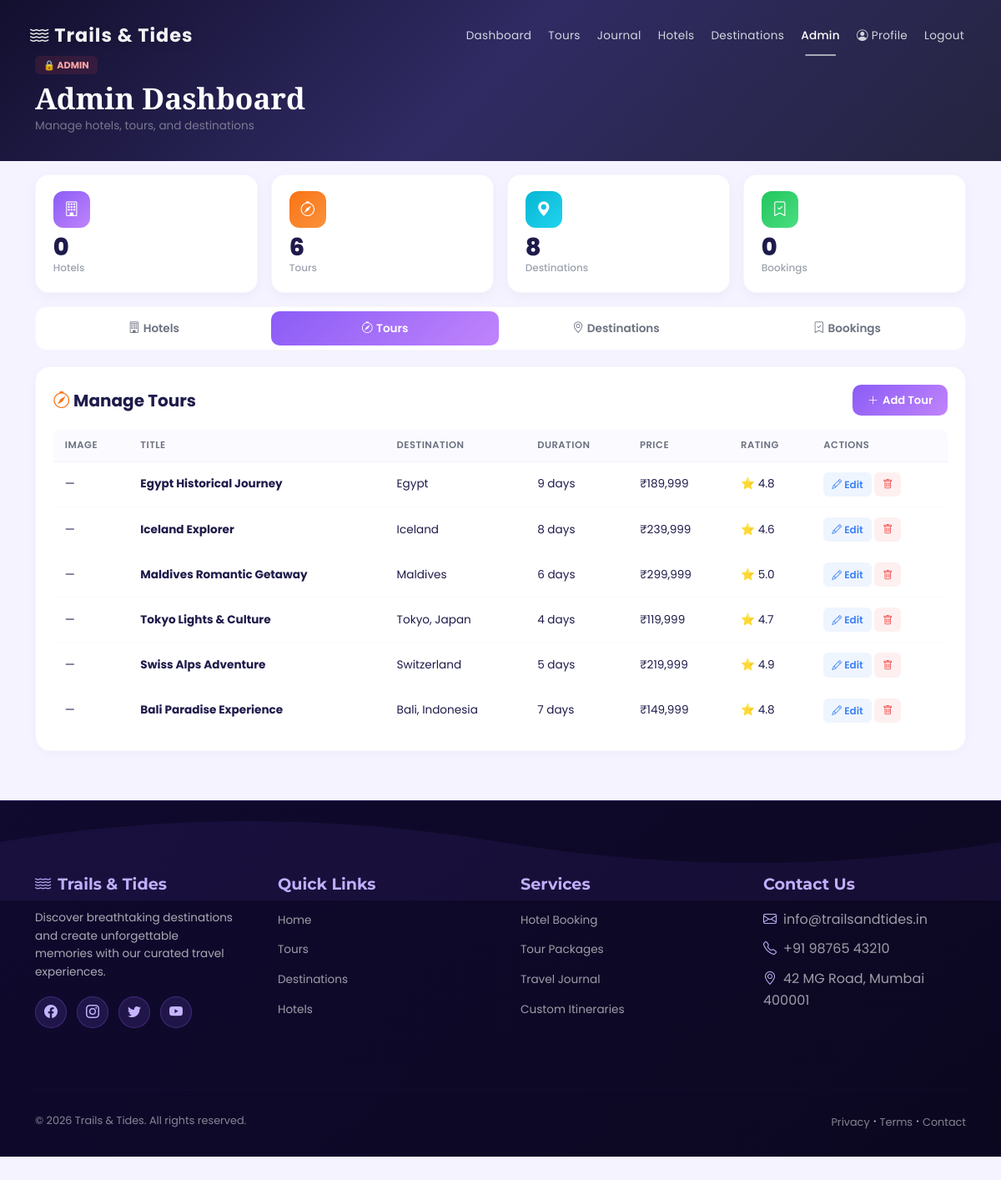
Page /admin.php?tab=tours (signed in) on the committed database.
### tables this page shows
CREATE TABLE IF NOT EXISTS tours (
    id INT AUTO_INCREMENT PRIMARY KEY,
    title VARCHAR(200) NOT NULL,
    description TEXT,
    destination VARCHAR(100),
    duration INT DEFAULT 5,
    price DECIMAL(12,2),
    original_price DECIMAL(12,2),
    image_url VARCHAR(500),
    rating DECIMAL(2,1) DEFAULT 4.5,
    reviews INT DEFAULT 0,
    tag VARCHAR(50),
    group_type VARCHAR(50),
    inclusions TEXT,
    created_at TIMESTAMP DEFAULT CURRENT_TIMESTAMP
);

### admin.php (the view, shortened to what this page needs)
<?php
include 'includes/db.php';
$conn->query("CREATE TABLE IF NOT EXISTS hotels (
    id INT AUTO_INCREMENT PRIMARY KEY,
    name VARCHAR(200) NOT NULL,
    destination VARCHAR(100),
    description TEXT,
    price_per_night DECIMAL(12,2),
    original_price DECIMAL(12,2),
    rating DECIMAL(2,1) DEFAULT 4.5,
    image_url VARCHAR(500),
    created_at TIMESTAMP DEFAULT CURRENT_TIMESTAMP
)");
$hotels = $conn->query("SELECT * FROM hotels ORDER BY id DESC");
$tours  = $conn->query("SELECT * FROM tours ORDER BY id DESC");
$dests  = $conn->query("SELECT * FROM destinations ORDER BY id DESC");
$hotel_count = $hotels ? $hotels->num_rows : 0;
$tour_count  = $tours  ? $tours->num_rows  : 0;
$dest_count  = $dests  ? $dests->num_rows  : 0;
$booking_count = 0;
try {
    $bookings = $conn->query("SELECT b.*, u.name AS user_name, u.email AS user_email FROM bookings b JOIN users u ON b.user_id = u.id ORDER BY b.id DESC");
    $booking_count = $bookings ? $bookings->num_rows : 0;
} catch(Exception $e) {}
$active_tab = $_GET['tab'] ?? 'hotels';
?>
<?php include("includes/header.php"); ?>
<div class="admin-hero">
  <div class="container" style="position:relative; z-index:1;">
    <span style="background:rgba(239,68,68,0.12); color:#fca5a5; padding:3px 10px; border-radius:6px; font-size:0.7rem; font-weight:700;">🔒 ADMIN</span>
    <h1 style="font-family:'Playfair Display'; color:white; font-size:2.2rem; font-weight:800; margin:6px 0 2px;">Admin Dashboard</h1>
    <p style="color:rgba(255,255,255,0.4); font-size:0.85rem;">Manage hotels, tours, and destinations</p>
  </div>
</div>
<div style="background:#f5f3ff; padding:0 0 2.5rem;">
  <div class="container">
    <div class="admin-stats">
      <div class="row g-3">
        <?php
        $stats = [
          ['Hotels', $hotel_count, '#8b5cf6,#c084fc', 'bi-building'],
          ['Tours', $tour_count, '#f97316,#fb923c', 'bi-compass'],
          ['Destinations', $dest_count, '#06b6d4,#22d3ee', 'bi-geo-alt-fill'],
          ['Bookings', $booking_count, '#22c55e,#4ade80', 'bi-bookmark-check'],
        ];
        foreach($stats as $s): ?>
        <div class="col-6 col-md-3">
          <div class="admin-stat">
            <div class="admin-stat-icon" style="background:linear-gradient(135deg,<?= $s[2] ?>);"><i class="bi <?= $s[3] ?>"></i></div>
            <div class="admin-stat-num"><?= $s[1] ?></div>
            <div class="admin-stat-label"><?= $s[0] ?></div>
          </div>
        </div>
        <?php endforeach; ?>
      </div>
    </div>
    <div class="admin-tabs mt-3">
      <a href="admin.php?tab=hotels" class="admin-tab <?= $active_tab=='hotels'?'active':'' ?>"><i class="bi bi-building me-1"></i>Hotels</a>
      <a href="admin.php?tab=tours" class="admin-tab <?= $active_tab=='tours'?'active':'' ?>"><i class="bi bi-compass me-1"></i>Tours</a>
      <a href="admin.php?tab=destinations" class="admin-tab <?= $active_tab=='destinations'?'active':'' ?>"><i class="bi bi-geo-alt me-1"></i>Destinations</a>
      <a href="admin.php?tab=bookings" class="admin-tab <?= $active_tab=='bookings'?'active':'' ?>"><i class="bi bi-bookmark-check me-1"></i>Bookings</a>
    </div>
    <div class="tab-panel <?= $active_tab=='tours'?'active':'' ?>">
      <div class="admin-card">
        <div style="display:flex; justify-content:space-between; align-items:center; margin-bottom:1rem;">
          <h5 style="color:#1e1b4b; font-weight:700; margin:0;"><i class="bi bi-compass" style="color:#f97316;"></i> Manage Tours</h5>
          <button class="btn-admin-add" onclick="openModal('tourModal','add')"><i class="bi bi-plus-lg"></i> Add Tour</button>
        </div>
        <?php if($tour_count > 0): ?>
        <div style="overflow-x:auto;">
          <table class="admin-table">
            <thead><tr><th>Image</th><th>Title</th><th>Destination</th><th>Duration</th><th>Price</th><th>Rating</th><th>Actions</th></tr></thead>
            <tbody>
            <?php $tours->data_seek(0); while($t = $tours->fetch_assoc()): ?>
              <tr>
                <td><?php if($t['image_url']): ?><img src="<?= htmlspecialchars($t['image_url']) ?>" class="img-thumb" alt="" onerror="this.style.display='none'"><?php else: ?>—<?php endif; ?></td>
                <td><strong><?= htmlspecialchars($t['title']) ?></strong></td>
                <td><?= htmlspecialchars($t['destination']) ?></td>
                <td><?= $t['duration'] ?> days</td>
                <td>₹<?= number_format($t['price']) ?></td>
                <td>⭐ <?= $t['rating'] ?></td>
                <td style="white-space:nowrap;">
                  <button class="btn-edit" onclick='editTour(<?= json_encode($t) ?>)'><i class="bi bi-pencil"></i> Edit</button>
                  <a href="admin.php?tab=tours&delete_tour=<?= $t['id'] ?>" class="btn-delete" onclick="return confirm('Delete?')"><i class="bi bi-trash"></i></a>
                </td>
              </tr>
            <?php endwhile; ?>
            </tbody>
          </table>
        </div>
        <?php else: ?>
        <div class="empty-state"><i class="bi bi-compass"></i><p>No tours yet.</p></div>
        <?php endif; ?>
      </div>
    </div>
  </div>
</div>
<?php include("includes/footer.php"); ?>

### assets/css/style.css (style rules this page uses)
* { margin: 0; padding: 0; box-sizing: border-box; }
:root { --primary: #8b5cf6; --primary-light: #a78bfa; --primary-lighter: #c4b5fd; --primary-dark: #7c3aed; --primary-glow: rgba(139, 92, 246, 0.15); --secondary: #c084fc; --accent: #f97316; --accent-warm: #fb923c; --teal: #06b6d4; --indigo: #6366f1; --dark: #1e1b4b; --darker: #0f0a2e; --surface: rgba(255, 255, 255, 0.75); --surface-hover: rgba(255, 255, 255, 0.9); --surface-glass: rgba(255, 255, 255, 0.12); --surface-glass-hover: rgba(255, 255, 255, 0.2); --text: #1e1b4b; --text-muted: #6b7280; --text-light: #9ca3af; --lavender-bg: #f5f3ff; --lavender-light: #faf5ff; --border: rgba(139, 92, 246, 0.15); --border-glass: rgba(255, 255, 255, 0.2); --border-hover: rgba(139, 92, 246, 0.35); --shadow-sm: 0 1px 3px rgba(0, 0, 0, 0.05); --shadow-md: 0 4px 16px rgba(0, 0, 0, 0.08); --shadow-lg: 0 20px 50px rgba(0, 0, 0, 0.12); --shadow-glow: 0 8px 32px rgba(139, 92, 246, 0.2); --shadow-glow-lg: 0 16px 48px rgba(139, 92, 246, 0.25); --radius-sm: 10px; --radius-md: 16px; --radius-lg: 20px; --radius-xl: 28px; }
html { scroll-behavior: smooth; }
body { font-family: 'Poppins', sans-serif; background: var(--lavender-bg); color: var(--text); overflow-x: hidden; line-height: 1.6; }

### admin.php (style rules this page uses)
body { background: #f5f3ff; }
.admin-hero { background: linear-gradient(135deg, #0f0c29, #302b63, #24243e); padding: 140px 0 45px; margin-top: -76px; }
.admin-stats { margin-top: -30px; position: relative; z-index: 10; }
.admin-stat { background: white; border-radius: 16px; padding: 1.2rem 1.3rem; border: 1px solid rgba(139,92,246,0.06); box-shadow: 0 4px 16px rgba(0,0,0,0.04); }
.admin-stat-icon { width: 44px; height: 44px; border-radius: 12px; display: flex; align-items: center; justify-content: center; font-size: 1.1rem; color: white; margin-bottom: 0.6rem; }
.admin-stat-num { color: #1e1b4b; font-weight: 800; font-size: 1.8rem; line-height: 1; }
.admin-stat-label { color: #9ca3af; font-size: 0.75rem; font-weight: 500; }
.admin-tabs { display: flex; gap: 4px; background: white; border-radius: 14px; padding: 5px; border: 1px solid rgba(139,92,246,0.06); margin-bottom: 1.2rem; }
.admin-tab { flex: 1; text-align: center; padding: 10px; border-radius: 10px; font-weight: 600; font-size: 0.85rem; cursor: pointer; transition: all 0.3s; text-decoration: none; color: #6b7280; border: none; background: none; }
.admin-tab.active { background: linear-gradient(135deg, #8b5cf6, #c084fc); color: white; }
.admin-card { background: white; border-radius: 18px; padding: 1.3rem; border: 1px solid rgba(139,92,246,0.06); box-shadow: 0 2px 12px rgba(0,0,0,0.03); margin-bottom: 1.2rem; }
.admin-table { width: 100%; border-collapse: separate; border-spacing: 0; }
.admin-table thead th { background: rgba(139,92,246,0.03); color: #6b7280; font-size: 0.72rem; font-weight: 600; text-transform: uppercase; letter-spacing: 0.5px; padding: 10px 14px; border-bottom: 1px solid rgba(139,92,246,0.06); }
.admin-table thead th:first-child { border-radius: 10px 0 0 0; }
.admin-table thead th:last-child { border-radius: 0 10px 0 0; }
.admin-table tbody td { padding: 12px 14px; border-bottom: 1px solid rgba(139,92,246,0.03); color: #1e1b4b; font-size: 0.85rem; vertical-align: middle; }
.admin-table tbody tr:last-child td { border-bottom: none; }
.btn-admin-add { background: linear-gradient(135deg, #8b5cf6, #c084fc); color: white; border: none; border-radius: 10px; padding: 8px 18px; font-weight: 600; font-size: 0.82rem; cursor: pointer; display: inline-flex; align-items: center; gap: 5px; font-family: 'Poppins'; }
.btn-edit { background: rgba(59,130,246,0.08); color: #3b82f6; border: none; border-radius: 6px; padding: 5px 10px; font-size: 0.75rem; font-weight: 600; cursor: pointer; font-family: 'Poppins'; }
.btn-delete { background: rgba(239,68,68,0.08); color: #ef4444; border: none; border-radius: 6px; padding: 5px 10px; font-size: 0.75rem; font-weight: 600; cursor: pointer; text-decoration: none; display: inline-flex; align-items: center; font-family: 'Poppins'; }
.tab-panel { display: none; }
.tab-panel.active { display: block; }

### rows in the picture
tours: title "Egypt Historical Journey", destination "Egypt", duration "9", price "189,999", rating "4.8"
tours: title "Iceland Explorer", destination "Iceland", duration "8", price "239,999", rating "4.6"
tours: title "Maldives Romantic Getaway", destination "Maldives", duration "6", price "299,999", rating "5.0"
tours: title "Tokyo Lights & Culture", destination "Tokyo, Japan", duration "4", price "119,999", rating "4.7"
tours: title "Swiss Alps Adventure", destination "Switzerland", duration "5", price "219,999", rating "4.9"
tours: title "Bali Paradise Experience", destination "Bali, Indonesia", duration "7", price "149,999", rating "4.8"

### other values in the picture
$s[1] "0"
$s[0] "Hotels"
$s[1] "6"
$s[0] "Tours"
$s[1] "8"
$s[0] "Destinations"
$s[0] "Bookings"
